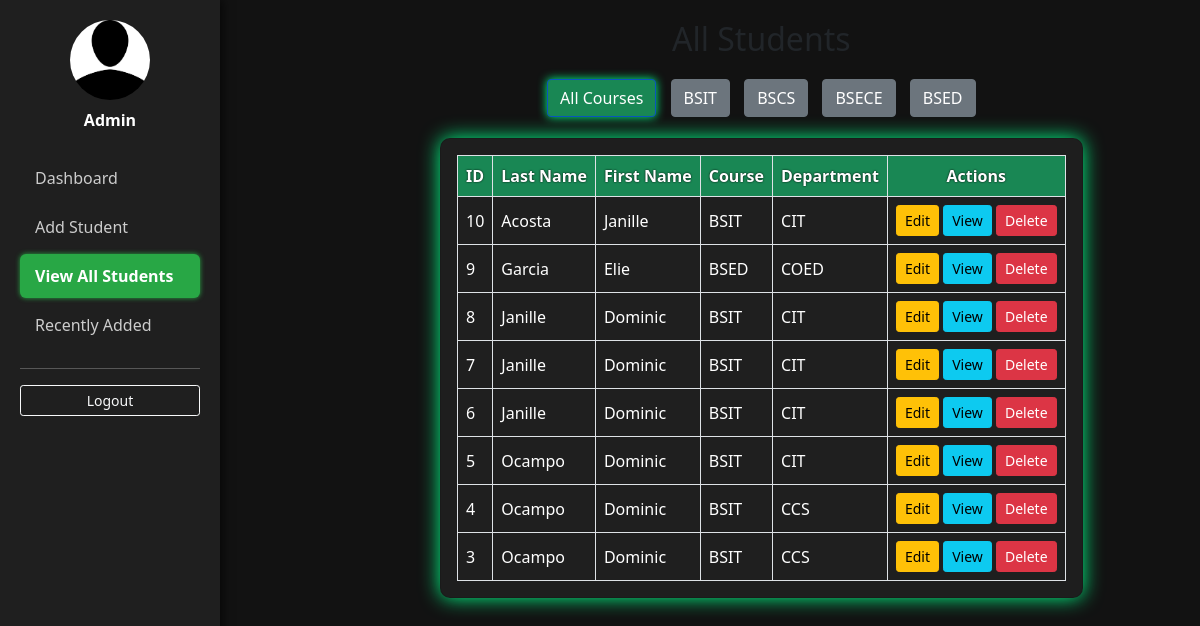
Before: /viewAllStudent.php with the older database file.
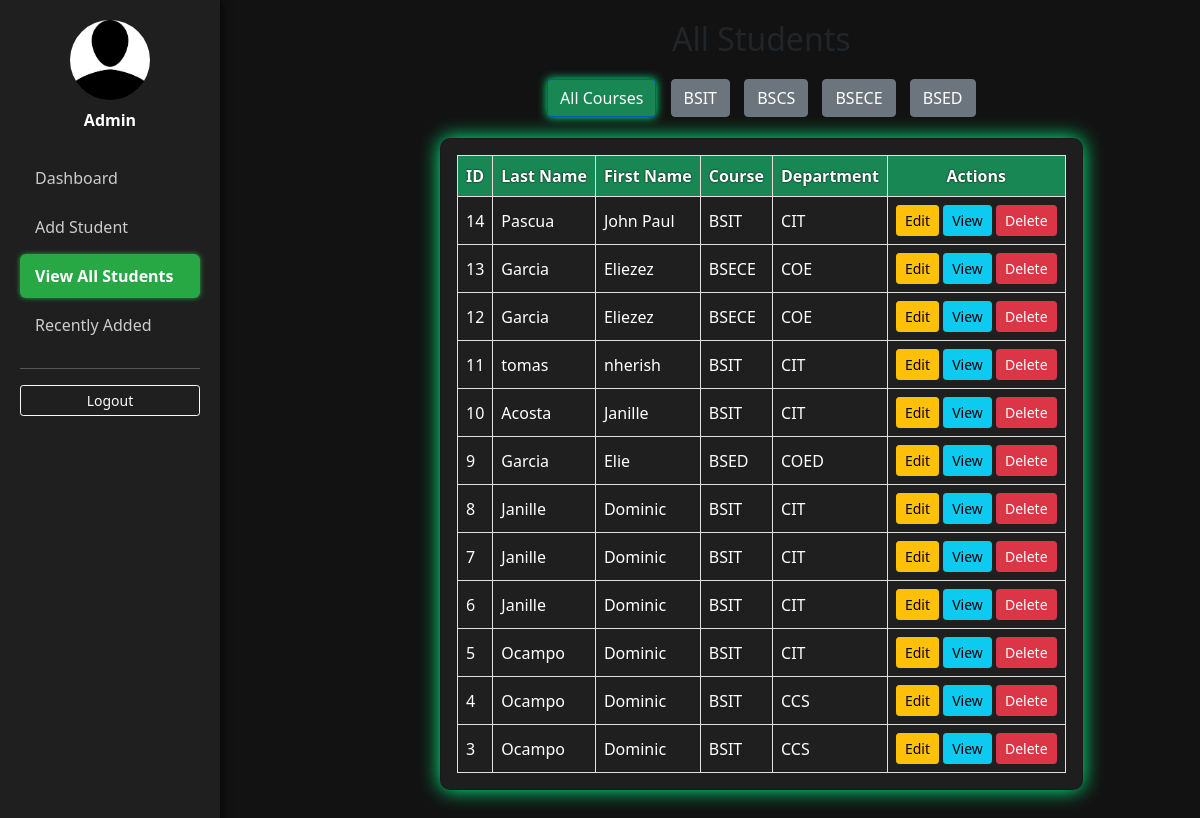
After: the same page with the newer database file.
### tables this page shows
CREATE TABLE `students_info_tbl` (
  `id` int(10) UNSIGNED NOT NULL,
  `last_name` varchar(100) NOT NULL,
  `first_name` varchar(100) NOT NULL,
  `middle_initial` varchar(5) NOT NULL,
  `extension_name` varchar(20) DEFAULT NULL,
  `age` tinyint(3) UNSIGNED NOT NULL,
  `birthdate` date NOT NULL,
  `street` varchar(150) NOT NULL,
  `barangay` varchar(100) NOT NULL,
  `city` varchar(100) NOT NULL,
  `province` varchar(100) NOT NULL,
  `zip_code` varchar(10) NOT NULL,
  `course` varchar(50) NOT NULL,
  `department` varchar(50) NOT NULL,
  `user_id` int(11) NOT NULL,
  `created_at` timestamp NOT NULL DEFAULT current_timestamp()
);

### viewAllStudent.php (the view, shortened to what this page needs)
<?php
require 'dbconn.php';
$course_filter = isset($_GET['course']) ? $_GET['course'] : '';
$courses = ['BSIT', 'BSCS', 'BSECE', 'BSED'];
$column_id = 'id';
if ($course_filter && in_array($course_filter, $courses)) {
    $sql = "SELECT * FROM students_info_tbl WHERE course = :course ORDER BY $column_id DESC";
    $stmt = $conn->prepare($sql);
    $stmt->execute([':course' => $course_filter]);
} else {
    $sql = "SELECT * FROM students_info_tbl ORDER BY $column_id DESC";
    $stmt = $conn->prepare($sql);
    $stmt->execute();
}
$students = $stmt->fetchAll(PDO::FETCH_ASSOC);
?>
<!DOCTYPE html>
<html lang="en">
<head>
<link rel="stylesheet" href="bootstrap/css/bootstrap.min.css">
<link rel="stylesheet" href="styles.css">
</head>
<body>
<div class="d-flex">
<nav class="sidebar">
    <div class="text-center mb-4">
        <img src="iconnn.jpg" class="rounded-circle mb-2" width="80" height="80">
        <div class="fw-bold">Admin</div>
    </div>
    <ul class="nav flex-column">
        <li><a class="nav-link" href="dashboard.php">Dashboard</a></li>
        <li><a class="nav-link" href="addStudentForm.php">Add Student</a></li>
        <li><a class="nav-link active" href="viewAllStudent.php">View All Students</a></li>
        <li><a class="nav-link" href="recentAdd.php">Recently Added</a></li>
    </ul>
    <hr style="border-color: rgba(255,255,255,0.3);">
    <a href="logout.php" class="btn btn-outline-light btn-sm logout-btn d-block mt-3">Logout</a>
</nav>
<main>
    <h2 class="mb-3 text-dark">All Students</h2>
    <div class="mb-3 text-center">
        <a href="viewAllStudent.php"
           class="btn <?= $course_filter === '' ? 'btn-primary active' : 'btn-secondary' ?> course-btn">
           All Courses
        </a>
        <?php foreach ($courses as $course): ?>
            <a href="viewAllStudent.php?course=<?= $course ?>"
               class="btn <?= ($course_filter === $course) ? 'btn-primary active' : 'btn-secondary' ?> course-btn">
               <?= $course ?>
            </a>
        <?php endforeach; ?>
    </div>
    <div class="card card-table p-3">
        <div class="table-responsive">
            <table class="table table-bordered text-white align-middle mb-0">
                <thead>
                    <tr>
                        <th>ID</th>
                        <th>Last Name</th>
                        <th>First Name</th>
                        <th>Course</th>
                        <th>Department</th>
                        <th>Actions</th>
                    </tr>
                </thead>
                <tbody>
                    <?php if (count($students) > 0): ?>
                        <?php foreach ($students as $student): ?>
                            <tr>
                                <td><?= htmlspecialchars($student['id']) ?></td>
                                <td><?= htmlspecialchars($student['last_name']) ?></td>
                                <td><?= htmlspecialchars($student['first_name']) ?></td>
                                <td><?= htmlspecialchars($student['course']) ?></td>
                                <td><?= htmlspecialchars($student['department']) ?></td>
                                <td class="text-center">
                                    <a href="editStudentForm.php?id=<?= $student['id'] ?>"
                                       class="btn btn-sm btn-warning edit">Edit</a>
                                    <a href="viewStudentDetails.php?id=<?= $student['id'] ?>"
                                       class="btn btn-sm btn-info view">View</a>
                                    <a href="deleteStudent.php?id=<?= (int)$student['id'] ?>"
                                       class="btn btn-sm btn-danger"
                                       onclick="return confirm('Are you sure?');">
                                       Delete
                                    </a>
                                </td>
                            </tr>
                        <?php endforeach; ?>
                    <?php else: ?>
                        <tr>
                            <td colspan="6" class="text-center">No students found.</td>
                        </tr>
                    <?php endif; ?>
                </tbody>
            </table>
        </div>
    </div>
</main>
</div>
</body>
</html>

### styles.css (style rules this page uses)
body { background-color: #121212; color: #e0e0e0; font-family: 'Segoe UI', sans-serif; }
.sidebar { width: 220px; background-color: #1f1f1f; color: #fff; padding: 20px; position: fixed; top:0; left:0; height:100%; overflow-y:auto; box-shadow: 2px 0 10px rgba(0,0,0,0.7); z-index:1030; }
.sidebar .nav-link { color:#ccc; padding:10px 15px; display:block; border-radius:6px; margin-bottom:5px; text-decoration:none; transition:0.3s; }
.sidebar .nav-link.active { background-color:#28a745; color:#fff; font-weight:bold; box-shadow:0 0 5px #28a745; }
main { margin-left: 250px; padding:40px; margin-top: 70px; }
.table { background-color: #1f1f1f; color:#e0e0e0; }
.table thead th { background-color:#28a745; color:#fff; text-shadow:0 0 2px #000; }

### viewAllStudent.php (style rules this page uses)
body { background-color: #121212; color: #fff; min-height: 100vh; }
main { margin-top: 0px; margin-left: 400px; padding: 20px 40px 40px 40px; display: flex; flex-direction: column; align-items: center; }
h2 { margin-top: 0; text-align: center; }
.course-btn { margin: 5px; }
.course-btn.active { background-color: #198754 !important; box-shadow: 0 0 10px #00ff88; }
.card-table { margin-left: 0px; background-color: #1e1e1e; border-radius: 10px; box-shadow: 0 0 20px #00ff88; width: 100%; }
.table thead th { background-color: #198754; color: white; text-align: center; }

Changed rows visible on the page:
added students_info_tbl: id "14", last_name "Pascua", first_name "John Paul", course "BSIT", department "CIT"
added students_info_tbl: id "13", last_name "Garcia", first_name "Eliezez", course "BSECE", department "COE"
added students_info_tbl: id "12", last_name "Garcia", first_name "Eliezez", course "BSECE", department "COE"
added students_info_tbl: id "11", last_name "tomas", first_name "nherish", course "BSIT", department "CIT"
